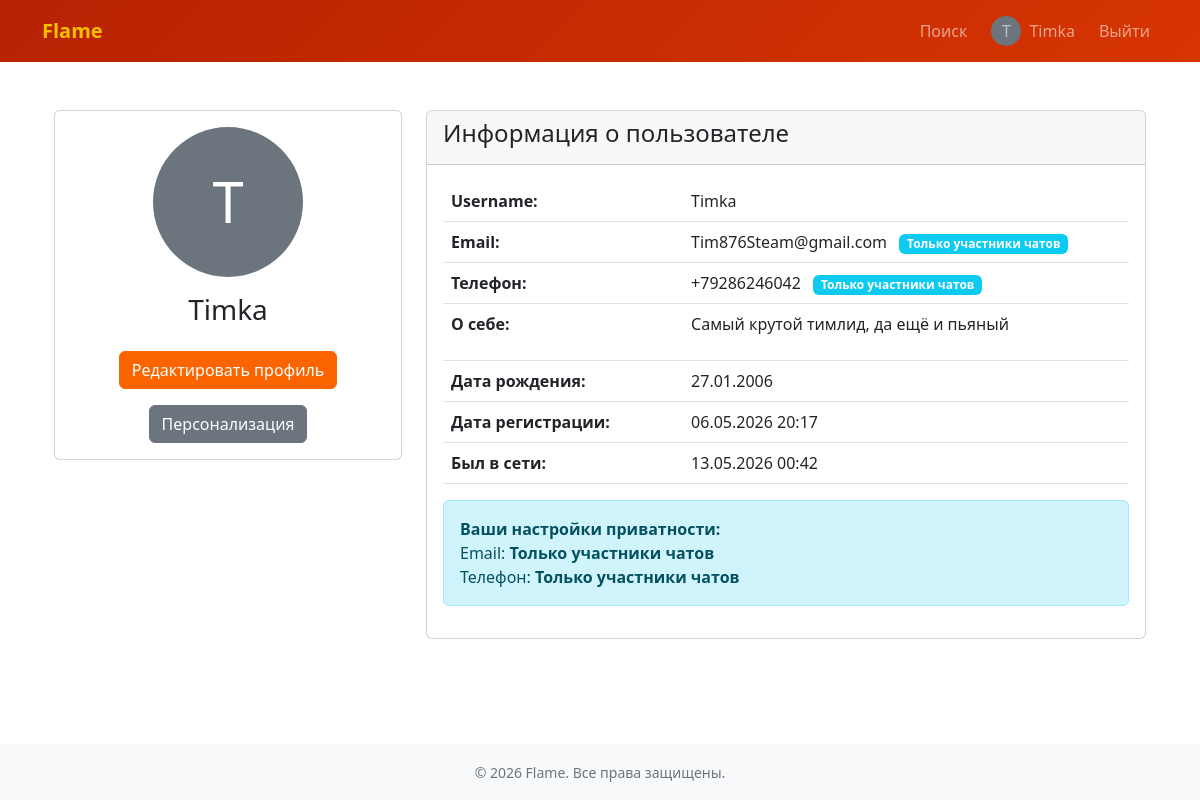
Screenshot of /profile/ (signed in) with the database file from the repository.
### users/models.py (models this page shows, shortened)
class CustomUser(AbstractUser):
    email = models.EmailField(unique=True, verbose_name='Email')
    phone_regex = RegexValidator(
        regex=r'^\+?7?\d{10}$',
        message="Телефон в формате: +7XXXXXXXXXX (10 цифр)"
    )
    phone = models.CharField(
        max_length=20,
        blank=True,
        unique=True,
        null=True,
        verbose_name='Телефон'
    )
    birth_date = models.DateField(blank=True, null=True, verbose_name='Дата рождения')
    bio = models.TextField(blank=True, null=True, verbose_name='О себе')
    avatar = models.ImageField(
        upload_to='avatars/',
        blank=True,
        null=True,
        verbose_name='Аватар'
    )
    last_online = models.DateTimeField(auto_now=True, verbose_name='Был в сети')
    PRIVACY_CHOICES = [
        ('everyone', 'Все пользователи'),
        ('members_only', 'Только участники чатов'),
        ('no_one', 'Никто (кроме администраторов)'),
    ]
    email_privacy = models.CharField(
        max_length=20,
        choices=PRIVACY_CHOICES,
        default='members_only',
        verbose_name='Кто видит email'
    )
    phone_privacy = models.CharField(
        max_length=20,
        choices=PRIVACY_CHOICES,
        default='members_only',
        verbose_name='Кто видит телефон'
    )
    USERNAME_FIELD = 'username'
    REQUIRED_FIELDS = ['email']
    def can_see_email(self, viewer):
        if viewer == self or viewer.is_superuser or viewer.is_staff:
            return True
    def can_see_phone(self, viewer):
        if viewer == self or viewer.is_superuser or viewer.is_staff:
            return True

### users/views.py (the view)
# urls.py: path('profile/', profile_view, name='profile'),
@login_required
def profile_view(request, username=None):
    if username:
        user = get_object_or_404(CustomUser, username=username)
    else:
        user = request.user
    user.can_see_email_flag = user.can_see_email(request.user)
    user.can_see_phone_flag = user.can_see_phone(request.user)
    return render(request, 'users/profile.html', {'user': user})

### users/context_processors.py (called while the page is built)
def user_preferences(request):
    if request.user.is_authenticated:
        try:
            prefs = request.user.preferences
            return {
                'theme': prefs.theme,
                'font_family': prefs.font_family,
                'font_size': f"{prefs.font_size}px",
            }
        except:
            prefs = UserPreferences.objects.create(user=request.user)
            return {
                'theme': prefs.theme,
                'font_family': prefs.font_family,
                'font_size': f"{prefs.font_size}px",
            }
    return {'theme': 'light', 'font_family': 'system', 'font_size': '16px'}

### users/templates/users/profile.html (shortened to what this page needs)
{% extends 'base.html' %}
{% load static %}
{% block content %}
<div class="container py-4">
    <div class="row">
        <div class="col-md-4">
            <div class="card">
                <div class="card-body text-center">
                    {% if user.avatar %}
                        <img src="{{ user.avatar.url }}" alt="Аватар" class="rounded-circle img-fluid mb-3" style="width: 150px; height: 150px; object-fit: cover;">
                    {% else %}
                        <div class="rounded-circle bg-secondary d-flex align-items-center justify-content-center mx-auto mb-3" style="width: 150px; height: 150px;">
                            <span class="text-white display-4">{{ user.username|first|upper }}</span>
                        </div>
                    {% endif %}
                    <h3>{{ user.username }}</h3>
                    {% if request.user == user %}
                        <a href="{% url 'users:profile_edit' %}" class="btn btn-primary mt-3">Редактировать профиль</a>
                        <a href="{% url 'users:settings' %}" class="btn btn-secondary mt-3">Персонализация</a>
                    {% else %}
                        <a href="{% url 'chat:create_direct' user.id %}" class="btn btn-primary mt-3">Написать сообщение</a>
                    {% endif %}
                </div>
            </div>
        </div>
        <div class="col-md-8">
            <div class="card">
                <div class="card-header">
                    <h4>Информация о пользователе</h4>
                </div>
                <div class="card-body">
                    <table class="table">
                        <tr>
                            <th style="width: 35%">Username:</th>
                            <td>{{ user.username }}</td>
                        </tr>
                        <tr>
                            <th>Email:</th>
                            <td>
                                {% if request.user == user %}
                                    {{ user.email }}
                                    {% if user.email_privacy != 'everyone' %}
                                        <span class="badge bg-info ms-2">
                                            {% if user.email_privacy == 'members_only' %}
                                                Только участники чатов
                                            {% else %}
                                                Скрыто
                                            {% endif %}
                                        </span>
                                    {% endif %}
                                {% endif %}
                            </td>
                        </tr>
                        <tr>
                            <th>Телефон:</th>
                            <td>
                                {% if request.user == user %}
                                    {{ user.phone|default:"Не указан" }}
                                    {% if user.phone_privacy != 'everyone' and user.phone %}
                                        <span class="badge bg-info ms-2">
                                            {% if user.phone_privacy == 'members_only' %}
                                                Только участники чатов
                                            {% else %}
                                                Скрыто
                                            {% endif %}
                                        </span>
                                    {% endif %}
                                {% endif %}
                            </td>
                        </tr>
                        <tr>
                            <th>О себе:</th>
                            <td>{{ user.bio|default:"Не указано"|linebreaks }}</td>
                        </tr>
                        <tr>
                            <th>Дата рождения:</th>
                            <td>{{ user.birth_date|default:"Не указана"|date:"d.m.Y" }}</td>
                        </tr>
                        <tr>
                            <th>Дата регистрации:</th>
                            <td>{{ user.date_joined|date:"d.m.Y H:i" }}</td>
                        </tr>
                        <tr>
                            <th>Был в сети:</th>
                            <td>{{ user.last_online|date:"d.m.Y H:i" }}</td>
                        </tr>
                    </table>
                    {% if request.user == user %}
                        <div class="alert alert-info mt-3">
                            <strong>Ваши настройки приватности:</strong><br>
                            Email: <strong>{{ user.get_email_privacy_display }}</strong><br>
                            Телефон: <strong>{{ user.get_phone_privacy_display }}</strong>
                        </div>
                    {% endif %}
                </div>
            </div>
        </div>
    </div>
</div>
{% endblock %}

### templates/base.html (shortened to what this page needs)
<!DOCTYPE html>
<html lang="ru" data-bs-theme="{{ theme|default:'light' }}">
<head>
    <link href="https://cdn.jsdelivr.net/npm/bootstrap@5.3.0/dist/css/bootstrap.min.css" rel="stylesheet">
</head>
<body class="d-flex flex-column min-vh-100">
    <nav class="navbar navbar-expand-lg navbar-dark" style="background: linear-gradient(135deg, #B62203 0%, #D73502 100%);">
        <div class="container">
            <a class="navbar-brand" href="{% url 'chat:list' %}">Flame</a>
            <div class="collapse navbar-collapse" id="navbarNav">
                <ul class="navbar-nav ms-auto align-items-center gap-2">
                    {% if user.is_authenticated %}
                        <li class="nav-item">
                            <a class="nav-link" href="{% url 'users:user_search' %}">Поиск</a>
                        </li>
                        <li class="nav-item">
                            <a class="nav-link d-flex align-items-center gap-2" href="{% url 'users:profile' %}">
                                {% if user.avatar %}
                                    <img src="{{ user.avatar.url }}" alt="avatar" style="width: 30px; height: 30px; border-radius: 50%; object-fit: cover;">
                                {% else %}
                                    <span style="display: inline-block; width: 30px; height: 30px; line-height: 30px; text-align: center; background: #6c757d; border-radius: 50%;">{{ user.username|first|upper }}</span>
                                {% endif %}
                                <span>{{ user.username }}</span>
                            </a>
                        </li>
                        <li class="nav-item">
                            <form method="post" action="{% url 'users:logout' %}" class="d-inline">
                                <button type="submit" class="btn btn-link nav-link" style="display: inline-block;">Выйти</button>
                            </form>
                        </li>
                    {% else %}
                        <li class="nav-item"><a class="nav-link" href="{% url 'users:login' %}">Вход</a></li>
                        <li class="nav-item"><a class="nav-link" href="{% url 'users:signup' %}">Регистрация</a></li>
                    {% endif %}
                </ul>
            </div>
        </div>
    </nav>
    <main class="flex-grow-1">
        <div class="container mt-4">
            {% block content %}{% endblock %}
        </div>
    </main>
    <footer class="text-center py-3">
        <div class="container">
            <small>&copy; 2026 Flame. Все права защищены.</small>
        </div>
    </footer>
</body>
</html>

### rows the page displays
CustomUser: username|first "T", username "Timka", email "Tim876Steam@gmail.com", phone "+79286246042", bio "Самый крутой тимлид, да ещё и пьяный", birth_date "27.01.2006", date_joined "06.05.2026 20:17", last_online "13.05.2026 00:42", email_privacy "Только участники чатов", phone_privacy "Только участники чатов"
